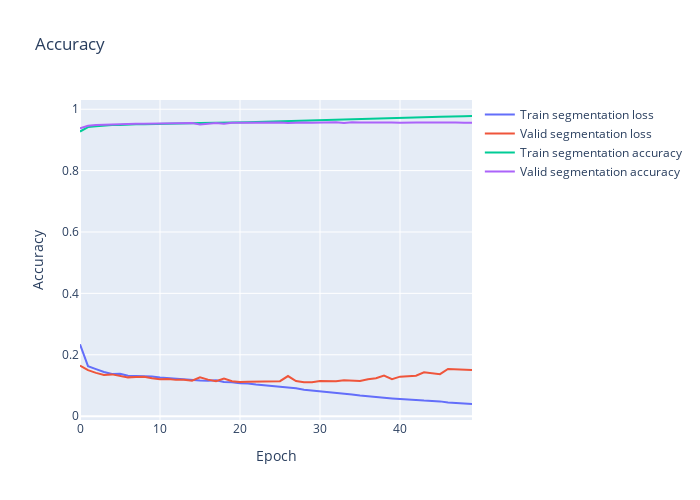

The cell this chart's notebook holds for it:
### Code cell
plt.clf()
fig = go.Figure()
fig.add_trace(go.Scatter(
                    y=history.history['loss'],
                    name='Train segmentation loss'))
fig.add_trace(go.Scatter(
                    y=history.history['val_loss'],
                    name='Valid segmentation loss'))
fig.add_trace(go.Scatter(
                    y=history.history['accuracy'],
                    name='Train segmentation accuracy'))
fig.add_trace(go.Scatter(
                    y=history.history['val_accuracy'],
                    name='Valid segmentation accuracy'))
fig.update_layout(height=500, 
                  width=700,
                  title='Accuracy',
                  xaxis_title='Epoch',
                  yaxis_title='Accuracy')
fig.show()
